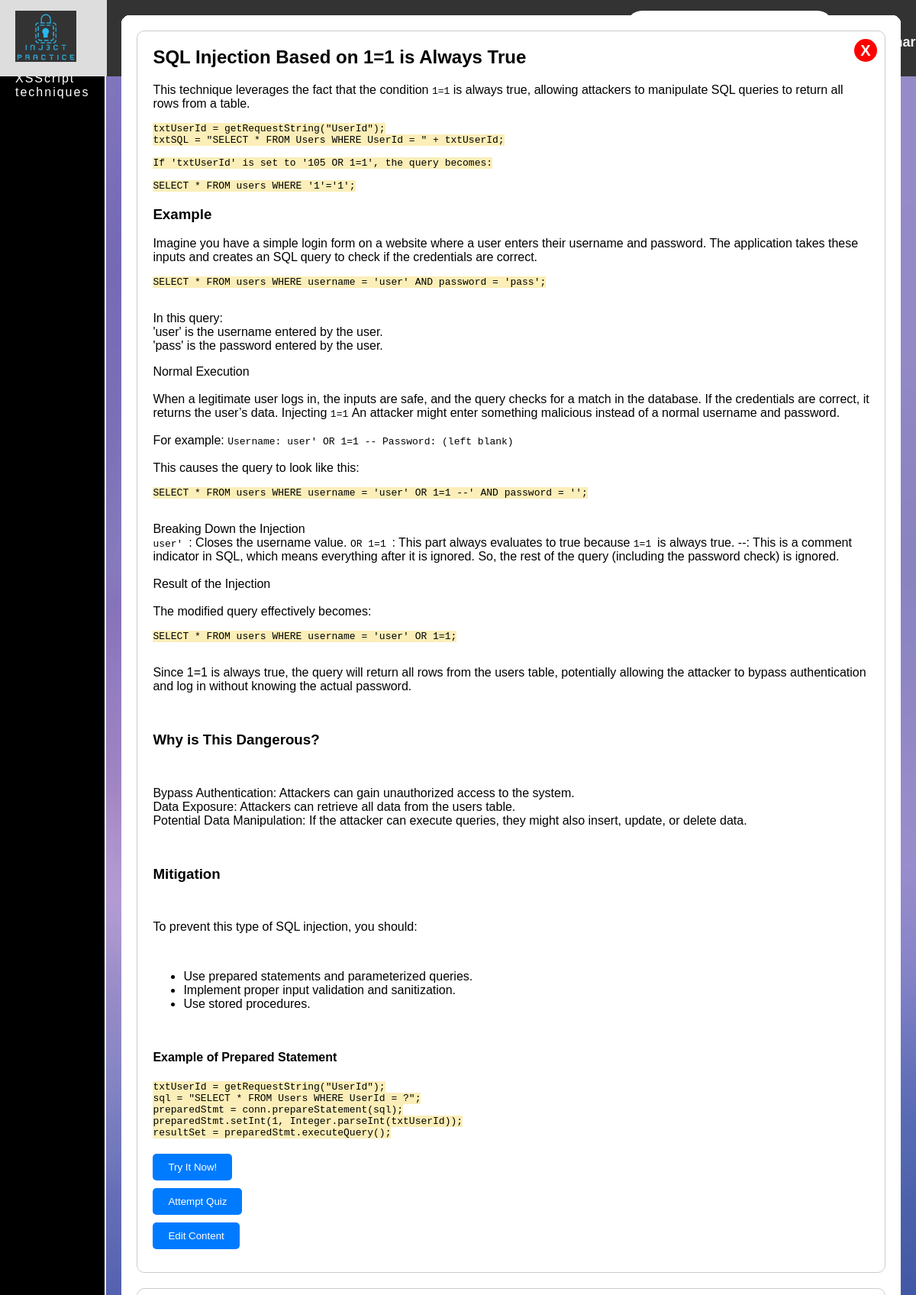
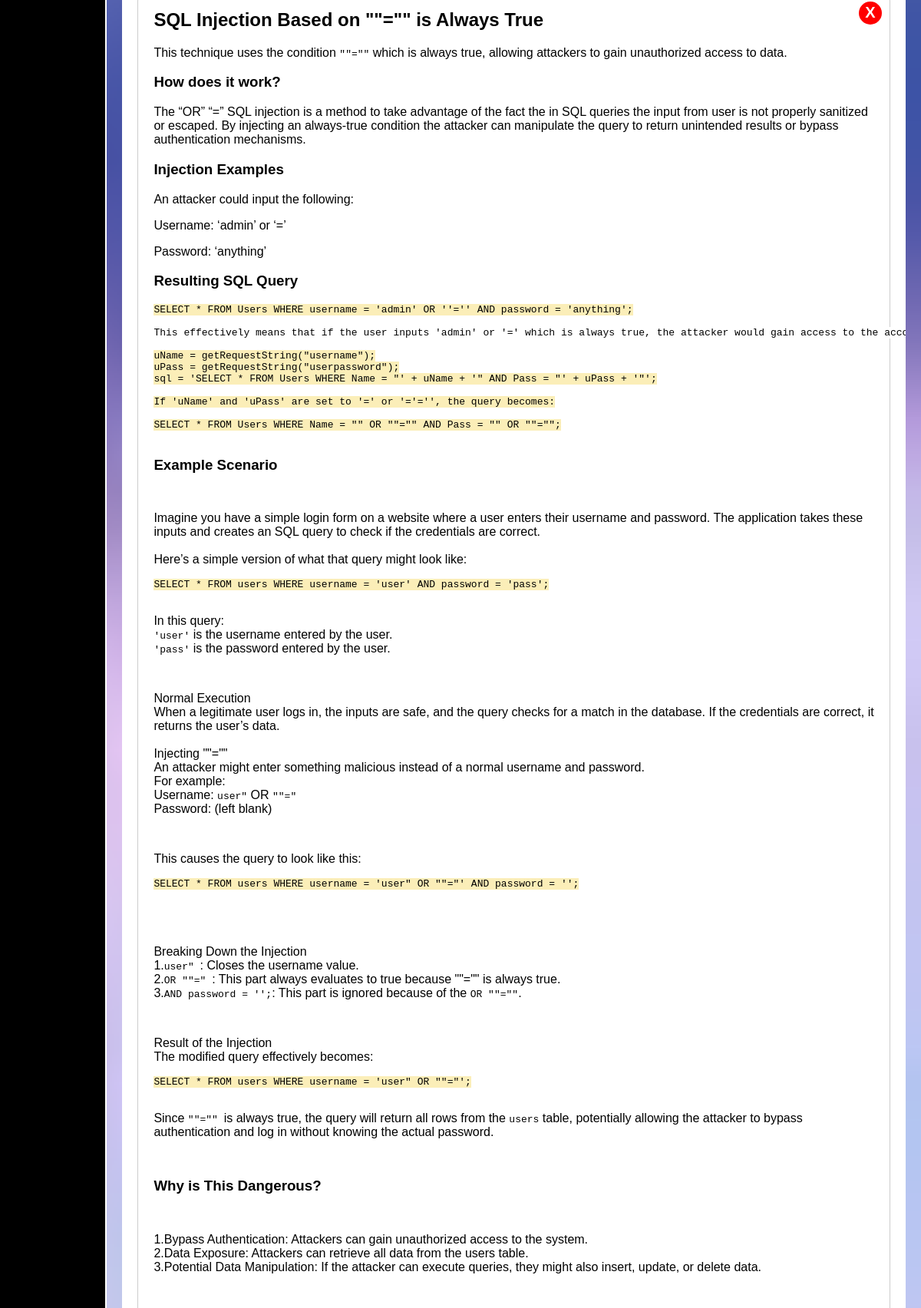
/testpage.php (signed in, upper part), run on the app's committed database (2 pictures, top to bottom).
### tables this page shows
CREATE TABLE `quizzes` (
  `id` int(11) NOT NULL,
  `name` varchar(100) NOT NULL,
  `description` text DEFAULT NULL,
  `type` enum('SQL','XSS') NOT NULL,
  `technique_no` int(11) NOT NULL,
  `created_at` timestamp NOT NULL DEFAULT current_timestamp(),
  `created_by` varchar(255) NOT NULL,
  `updated_by` varchar(255) NOT NULL,
  `updated_timestamp` timestamp(6) NOT NULL DEFAULT current_timestamp(6),
  `delete_by` varchar(255) NOT NULL
);

### testpage.php (the view, shortened to what this page needs)
<?php
include 'header.php';
$stmt = $pdo->prepare('SELECT role FROM userinfo WHERE userid = ?');
$stmt->execute([$_SESSION['userid']]);
$user = $stmt->fetch(PDO::FETCH_ASSOC);
$isAdmin = ($user['role'] === 'admin');
$query = $pdo->prepare('SELECT * FROM quizzes WHERE type = ?');
$query->execute(['SQL']);
$quizzes = $query->fetchAll(PDO::FETCH_ASSOC);
?>
<!DOCTYPE html>
<html lang="en">
<head>
    <link rel="stylesheet" href="#">
</head>
<body>
    <?php include 'topnav.php'; ?>
    <div class="container">
        <div class="sidebar">
            <ul>
                <li><a href="profile.php">Profile</a></li>
                <li><a href="contentpage.php">SQL techniques</a></li>
                <li><a href="contentpage2.php">XSScript techniques</a></li>
            </ul>
        </div>
        <div class="content">
            <?php foreach ($quizzes as $quiz): ?>
            <div class="technique">
                <?php if ($isAdmin): ?>
                <button class="delete-btn" onclick="confirmDelete(<?php echo htmlspecialchars($quiz['id']); ?>)">X</button>
                <?php endif; ?>
                <h2><?php echo htmlspecialchars($quiz['name']); ?></h2>
                <p><?php echo $quiz['description'];  ?></p>
                <div class="button-group">
                    <form action="sqltry<?php echo htmlspecialchars($quiz['id']); ?>.php" method="get" style="margin: 0;">
                        <button type="submit">Try It Now!</button>
                    </form>
                    <form action="quizstart.php" method="get" style="margin: 0;">
                        <button type="submit">Attempt Quiz</button>
                    </form>
                    <?php if ($isAdmin): ?>
                    <form action="edit_content.php" method="get" style="margin: 0;">
                        <button type="submit">Edit Content</button>
                    </form>
                    <?php endif; ?>
                </div>
            </div>
            <?php endforeach; ?>
        </div>
    </div>
</body>
</html>

### default.css (style rules this page uses)
html, body.default { height: 100%; margin: 0; padding: 0; }

### light.css (style rules this page uses)
html, body.light { height: 100%; margin: 0; padding: 0; }
body.light { font-family: Arial, sans-serif; background-image: url('background3.jpg'); background-size: cover; background-repeat: no-repeat; background-position: center; background-attachment: fixed; color: white; }

### testpage.php (style rules this page uses)
body { margin: 0; padding: 0; font-family: Arial, sans-serif; background-color: #f4f4f4; }
.container { display: flex; min-height: 100vh; }
.sidebar { width: 150px !important; background-color:black; color: black; padding: 20px; display: flex; flex-direction: column; height: 1070vh; border-right: 2px solid white; }
.sidebar ul { list-style-type: none; padding: 0; margin: 0; flex-grow: 1; }
.sidebar ul li { margin-bottom: 10px; }
.sidebar ul li a { color: #fff; text-decoration: none; letter-spacing: 2px; }
.content { flex-grow: 1; padding: 20px; background-color: #fff; border-radius: 10px; margin: 20px; color: #000; overflow-y: auto; position: relative; }
.technique { position: relative; margin-bottom: 20px; padding: 20px; border: 1px solid #ccc; border-radius: 10px; background-color: #fff; }
.technique h2 { margin-top: 0; color: #000; }
.button-group { margin-top: 20px; }
.button-group button { margin-right: 10px; margin-bottom: 10px; padding: 10px 20px; border: none; background-color: #007BFF; color: #fff; border-radius: 5px; cursor: pointer; }
.delete-btn { position: absolute; top: 10px; right: 10px; background-color: red; color: #fff; border: none; border-radius: 50%; width: 30px; height: 30px; display: flex; align-items: center; justify-content: center; cursor: pointer; font-size: 20px; font-weight: bold; }

### data on the page
quizzes: name "SQL Injection Based on 1=1 is Always True", description "This technique leverages the fact that the condition 1=1 is always true, allowing attackers to manipulate SQL queries to return all rows from a table. txtUserId = getRequestString(\"UserId\"); txtSQL = \"SELECT * FROM Users WHERE UserId = \" + txtUserId; If 'txtUserId' is set to '105 OR 1=1', the query becomes: SELECT * FROM users WHERE '1'='1'; Example Imagine you have a simple login form on a website where a user enters their username and password. The application takes these inputs and creates an SQL query to check if the credentials are correct. SELECT * FROM users WHERE username = 'user' AND password = 'pass'; In this query: 'user' is the username entered by the user. 'pass' is the…"
quizzes: name "SQL Injection Based on \"\"=\"\" is Always True", description "This technique uses the condition \"\"=\"\" which is always true, allowing attackers to gain unauthorized access to data. How does it work? The “OR” “=” SQL injection is a method to take advantage of the fact the in SQL queries the input from user is not properly sanitized or escaped. By injecting an always-true condition the attacker can manipulate the query to return unintended results or bypass authentication mechanisms. Injection Examples An attacker could input the following: Username: ‘admin’ or ‘=’ Password: ‘anything’ Resulting SQL Query SELECT * FROM Users WHERE username = 'admin' OR ''='' AND password = 'anything'; This effectively means that if the user inputs 'admin' or '=' which is…"
